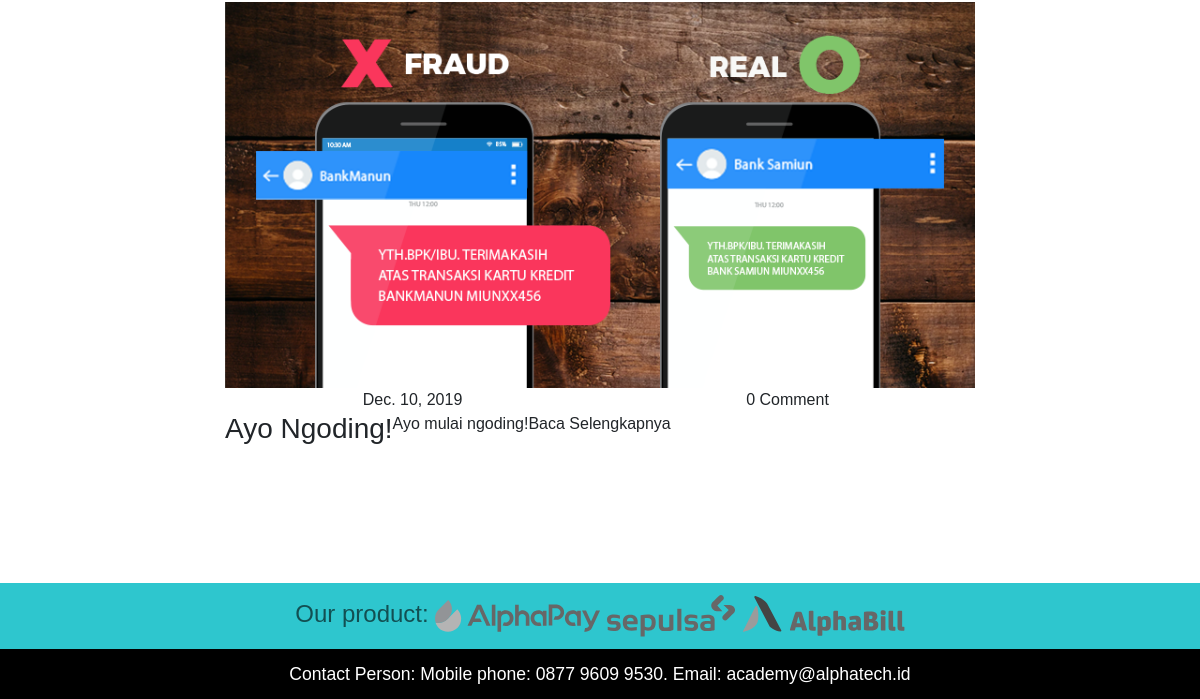
/blog/ (lower part), run on an earlier commit of the app's database.
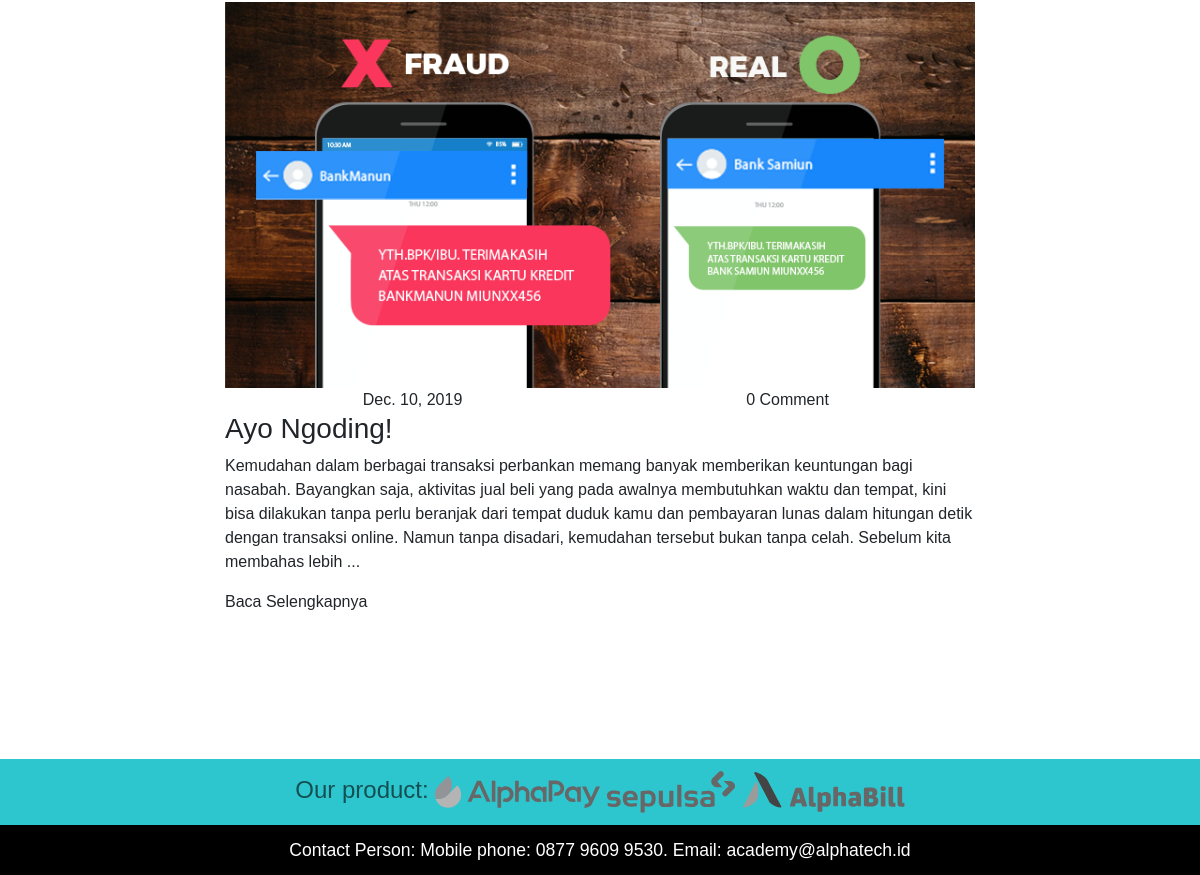
And on a later commit of the database.
### alphatech/models.py (models this page shows, shortened)
class Blog(models.Model):
    foto = models.CharField(max_length=255, default="")
    waktu_publikasi = models.DateField("Waktu Tayang")
    jumlah_komentar = models.IntegerField(default=0)
    judul_post = models.CharField(max_length=255, default="")
    konten = models.TextField(default="")

### alphatech/views.py (the view)
# urls.py: path('blog/', views.blog, name='blog'),
def blog(request):
    sent = {
        'blogs' : Blog.objects.all()
    }
    return render(request, 'alphatech/blog.html', sent)

### alphatech/templates/alphatech/blog.html (shortened to what this page needs)
{% extends 'alphatech/base.html' %}
{% block content %}
<div class="container-fluid">
    <div class="row content-field">
    {% for blog in blogs %}
        <div class="col-2"></div>
        <div class="col-8 blog-post">
            {% load static %}
            <img class="blog-img" src="{{blog.foto}}">
            <div class="container-fluid">
                <div class="row">
                    <div class="col-6">{{blog.waktu_publikasi}}</div>
                    <div class="col-6">{{blog.jumlah_komentar}} Comment</div>
                    <h3 class="blog-article-title">{{blog.judul_post}}</h3>
                    <p class="blog-article">
                        {{blog.konten}}
                    </p>
                    <p>
                        <a class="baca-selengkapnya">Baca Selengkapnya</a>
                    </p>
                </div>
            </div>
        </div>
        <div class="col-2"></div>
    {% endfor %}
    </div>
</div>
{% endblock %}

What changed in the data, as far as the page shows it:
changed Blog "Ayo Ngoding!": konten "Ayo mulai ngoding!" → "Kemudahan dalam berbagai transaksi perbankan memang banyak memberikan keuntungan bagi nasabah. Bayangkan saja, aktivitas jual beli yang pada awalnya membutuhkan waktu dan tempat, kini bisa dilakukan tanpa perlu beranjak dari tempat duduk kamu dan pembayaran lunas dalam hitungan detik dengan transaksi online. Namun tanpa disadari, kemudahan tersebut bukan tanpa celah. Sebelum kita membahas lebih ..."
